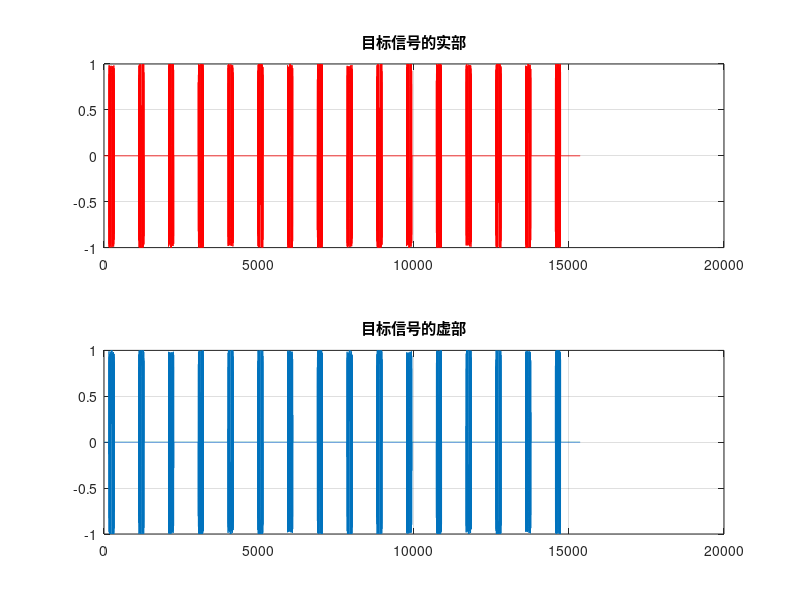
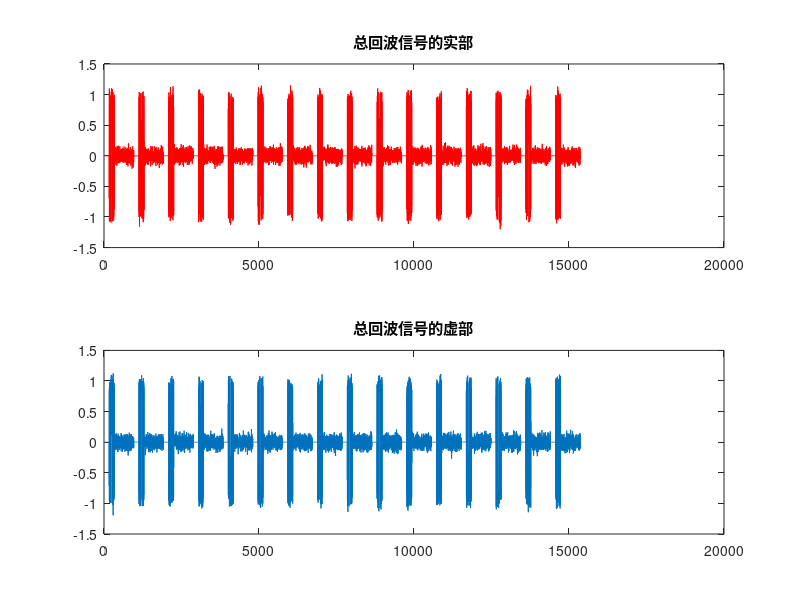
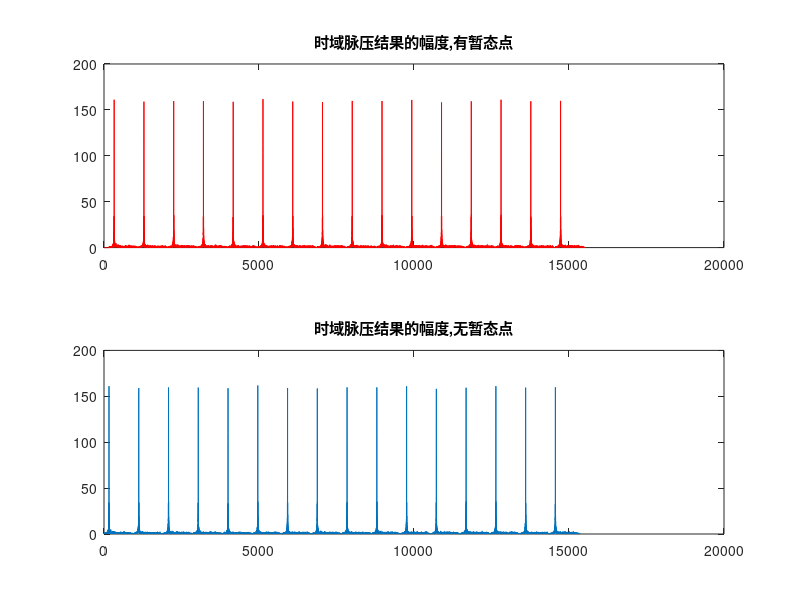
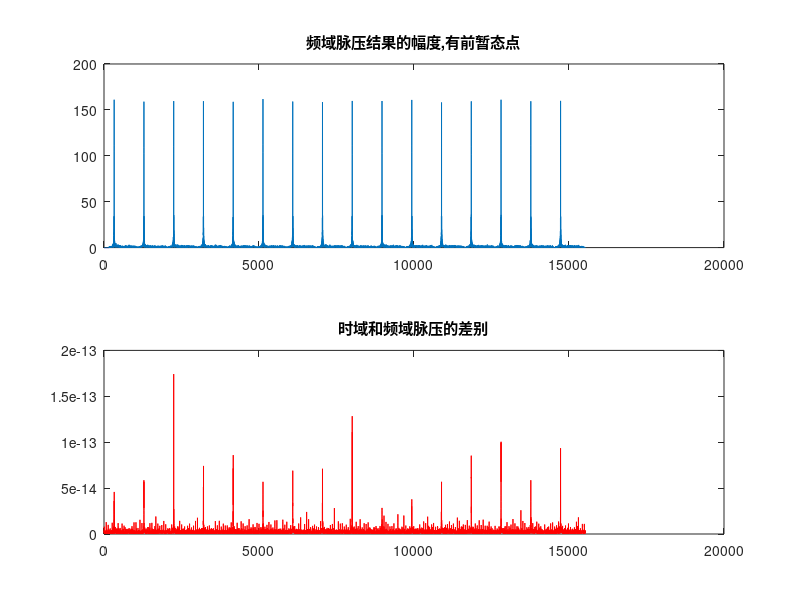

Source code (MATLAB) for these figures, in order:
%===========================================================================================
%????????????该程序完成16个脉冲信号的【脉压、动目标显示/动目标检测（MTI/MTD）】
%?===================================================================================%?
%????????????????????????????????????雷达参数???????????????????????????????????????%?
%?===================================================================================%?
clear
close all
C = 3.0e8;%光速(m/s)?
RF = 3.140e9/2;%雷达射频?1.57GHz?
Lambda = C/RF;%雷达工作波长?
PulseNumber = 16;%回波脉冲数?
BandWidth = 2.0e6;%发射信号带宽?带宽B = 1/τ，τ是脉冲宽度
PulseWidth = 42.0e-6;%发射信号时宽?
PRT = 240e-6;%?雷达发射脉冲重复周期(s),240us对应1/2*240*300 = 36000米最大无模糊距离
PRF = 1/PRT;%雷达发射脉冲频率
Fs = 4.0e6;%采样频率?
NoisePower = -12;%(dB);%噪声功率（目标为0dB）?
%?---------------------------------------------------------------
SampleNumber = fix(Fs*PRT);%计算一个脉冲周期的采样点数480 = 240 * 2 
TotalNumber = SampleNumber*PulseNumber;%总的采样点数480*16 =
BlindNumber = fix(Fs*PulseWidth);%计算一个脉冲周期的盲区-遮挡样点数
%===================================================================================%
%????????????????????????????????????目标参数????????????????????????????????????????
%===================================================================================%

TargetNumber = 4;%目标个数
SigPower = [1 1 1 0.25];%目标功率,无量纲
TargetDistance = [6000 8025 15800 8025];%目标距离,单位m???距离参数为[3000?8025?9000+(Y*10 + Z)*200?8025]
DelayNumber = fix(Fs*2*TargetDistance/C);%?把目标距离换算成采样点（距离门）?fix函数向0靠拢取整
TargetVelocity = [50 0 204 100];%目标径向速度?单位m/s???速度参数为[50?0?(Y*10 + X + Z)*6?100]
TargetFd = 2*TargetVelocity/Lambda;%计算目标多卜勒频移2v/λ


%====================================================================================%
%???????????????????????????????????产生线性调频信号??????????????????????????????????%
%====================================================================================%
number = fix(Fs*PulseWidth);%回波的采样点数 = 脉压系数长度 = 暂态点数目 + 1

if rem(number,2)~=0 %rem求余
    number = number + 1;
end %把number变为偶数

 i = - number/2:1:number/2 - 1;
 Chirp = exp(j*(pi*(BandWidth/PulseWidth)*(i/Fs).^2));%产生复数矩阵Chirp
 coeff = conj(fliplr(Chirp));%把Chirp矩阵翻转并把复数共轭，产生脉压系数
 
 figure(10)
 subplot(2,1,1)
 plot(i/Fs*1e6,real(Chirp));
subplot(2,1,2)
freq = linspace(-Fs/2,Fs/2,number);
plot(freq*1e-6,fftshift(abs(fft(Chirp))));

%-----------------------------产生目标回波串-----------------%
SignalAll = zeros(1,TotalNumber);%所有脉冲的信号,先填0

for k = 1:1 %依次产生各个目标
    SignalTemp = zeros(1,SampleNumber);%一个PRT
    SignalTemp(DelayNumber(k) + 1:DelayNumber(k) + number) = sqrt(SigPower(k))*Chirp;

    %一个脉冲的1个目标（未加多普勒速度）(DelayNumber(k)+1):(DelayNumber(k)+number)
    Signal = zeros(1,TotalNumber);

    for i = 1:PulseNumber%?16个回波脉冲
       Signal((i-1)*SampleNumber + 1:i*SampleNumber) = SignalTemp;%每个目标把16个SignalTemp排在一起
    end

    FreqMove = exp(j*2*pi*TargetFd(k)*(0:TotalNumber - 1)/Fs);%目标的多普勒速度*时间 = 目标的多普勒相移
    Signal = Signal.*FreqMove;%加上多普勒速度后的16个脉冲1个目标
    SignalAll = SignalAll + Signal;%加上多普勒速度后的16个脉冲4个目标
end

%-------------------------产生第4个目标的回波串-------%
%fi = pi/3;
%SignalTemp = zeros(1,SampleNumber);%一个脉冲
%SignalTemp(DelayNumber(4) + 1:DelayNumber(4) + number) = sqrt(SigPower(4))*exp(j*fi)*Chirp;%一个脉冲的1个目标(未加多普勒速度)
%Signal = zeros(1,TotalNumber);
%
%for i = 1:PulseNumber
%    Signal((i-1)*SampleNumber + 1:i*SampleNumber) = SignalTemp;
%end
%
%FreqMove = exp(j*2*pi*TargetFd(4)*(0:TotalNumber-1)/Fs);%目标的多普勒速度*时间 = 目标的多普勒相移
%Signal = Signal.*FreqMove;
%SignalAll = SignalAll + Signal;



figure(2);
subplot(2,1,1);plot(real(SignalAll),'r-');
title('目标信号的实部');
grid on;
zoom on;
subplot(2,1,2);plot(imag(SignalAll));
title('目标信号的虚部');
grid on;
%zoom on;
%====================================================================================%?
%???????????????????????????????????产生系统噪声信号??????????????????????????????????%?
%====================================================================================%?
SystemNoise = normrnd(0,10^(NoisePower/10),1,TotalNumber)+j*normrnd(0,10^(NoisePower/10),1,TotalNumber);
%均值为0，标准差为10^(NoisePower/10)的噪声?
%====================================================================================%?
%???????????????????????????????????总的回波信号?????????????????????????????????????%?
%====================================================================================%?
Echo = SignalAll + SystemNoise;%?+SeaClutter + TerraClutter，加噪声之后的回波?
for i = 1:PulseNumber%在接收机闭锁期,接收的回波为0?
    Echo((i-1)*SampleNumber + 1:(i-1)*SampleNumber + number)=0;%发射时接收为0?
end
figure(3);%加噪声之后的总回波信号?
subplot(2,1,1);plot(real(Echo),'r-');
title('总回波信号的实部');
subplot(2,1,2);plot(imag(Echo));
title('总回波信号的虚部');



%================================时域脉压=================================%
pc_time0 = conv(Echo,coeff);%pc_time0为Echo和coeff的卷积?
pc_time1 = pc_time0(number:TotalNumber + number - 1);%去掉暂态点?number-1个?
figure(4);%时域脉压结果的幅度?
subplot(2,1,1);
plot(abs(pc_time0),'r-');
title('时域脉压结果的幅度,有暂态点');%pc_time0的模的曲线?

subplot(2,1,2);
plot(abs(pc_time1));
title('时域脉压结果的幅度,无暂态点');%pc_time1的模的曲线




%?================================频域脉压=================================%?
Echo_fft = fft(Echo,8192*2);%理应进行TotalNumber + number-1点FFT,但为了提高运算速度,进行了8192点的FFT?
coeff_fft = fft(coeff,8192*2);
pc_fft = Echo_fft.*coeff_fft;
pc_freq0 = ifft(pc_fft);
figure(5);
subplot(2,1,1);
plot(abs(pc_freq0(1:TotalNumber + number-1)));
title('频域脉压结果的幅度,有前暂态点');
subplot(2,1,2);
plot(abs(pc_time0(1:TotalNumber + number-1)-pc_freq0(1:TotalNumber + number-1)),'r');
title('时域和频域脉压的差别');
pc_freq1 = pc_freq0(number:TotalNumber + number-1);%去掉暂态点?number-1个,后填充点若干(8192-number + 1-TotalNumber)?


%================按照脉冲号、距离门号重排数据=================================%
for i = 1:PulseNumber
    pc(i,1:SampleNumber)=pc_freq1((i-1)*SampleNumber + 1:i*SampleNumber);%每个PRT为一行，每行480个采样点的数据
end
figure(6);
plot(abs(pc(1,:)));
title('频域脉压结果的幅度,没有暂态点');

% %================MTI（动目标显示）,对消静止目标和低速目标---可抑制杂波=================================%
% for i = 1:PulseNumber-1 %滑动对消，少了一个脉冲
%     mti(i,:)=pc(i + 1,:)-pc(i,:);
% end
% figure(7);
% mesh(abs(mti));
% title('MTI result');
%================MTD（动目标检测）,区分不同速度的目标，有测速作用=================================%


mtd = zeros(PulseNumber,SampleNumber);

for i = 1:SampleNumber
    buff(1:PulseNumber)=pc(1:PulseNumber,i);
    buff_fft = fft(buff);
    mtd(1:PulseNumber,i)=buff_fft(1:PulseNumber);
end

mtd_amplitude = abs(mtd);

figure(8);
mesh(1:SampleNumber,1:PulseNumber,mtd_amplitude);
title('MTD result');



M = SampleNumber;
N = 10;             % 导前周期数
n_reference = 11;   % CFAR待检单元每侧的参考单元数
n_protect = 2;      % CFAR待检单元每侧的保护单元数
alpha = 2.9;        % CFAR门限因子

%-----------GOCA CFAR---------------------------------------------------------------------------------------------------
for m = 1 : PulseNumber                     % 分别对MTD N-2个通道内的距离点做过门限检测
    
    z = mtd_amplitude(m, :);
    
    for n = 1 : 1 + n_protect         % 待检单元
        b2(n) = mean(z(n + 1 + n_protect : n + n_protect + n_reference));  % 待检单元右侧的参考窗求均值
        d(n) = b2(n);           
    end
    
    for n = 1 + n_protect + 1 : n_reference + n_protect + 1
        b1(n) = mean(z(1 : n - 1 - n_protect));                            % 待检单元左侧的参考窗求均值
        b2(n) = mean(z(n + 1 + n_protect : n + n_protect + n_reference));
        d(n) = max(b1(n), b2(n));                                          % 两侧参考窗均值选大
    end
    
    for n = 1 + n_reference + n_protect + 1 : M - n_reference - n_protect
        b1(n) = mean(z(n - n_protect - n_reference : n - 1 - n_protect));
        b2(n) = mean(z(n + 1 + n_protect : M));
        d(n) = max(b1(n), b2(n));
    end
    
    for n = M - n_reference - n_protect + 1 : M
        b1(n) = mean(z(n - n_protect - n_reference : n - 1 - n_protect));
        b2(n) = mean(z(n + 1 + n_protect : M));
        d(n) = max(b1(n), b2(n));
    end
    
    s_cfar = zeros(1, M);
    
    for n = 1 : M
        
        T(n) = alpha * d(n);                % 第n个距离点的检测门限
        
        if z(n) > T(n)                      % 过门限
            s_cfar(n) = z(n) - T(n);        % 将该距离点的数据置为差值
        end
    end
    
    temp(m, :) = s_cfar;                    % 存储各个通道的检测结果
    
%     figure(m + 40);
%     plot(z, 'r');
%     hold on;
%     plot(T, 'g');
%     xlabel('距离点');
%     grid on;
%     xlim([0, M]);
%     title(['MTD第 ' num2str(m - 1) ' 通道的门限设定']);
%     legend('混合信号', '门限');
%     
%     figure(m + 80);
%     hold off;
%     plot(s_cfar, 'r');
%     xlabel('距离点');
%     grid on ;
%     xlim([0, M]);
%     title(['MTD第 ' num2str(m - 1) ' 通道检测结果']);
end

for  n = 1 : M
    cfar(:, n) = max(temp(:, n));           % 取N个通道中的最大值作为该距离点的检测结果
end


[val,index] = max(cfar);
display('距离 = ');
distance_dec = (index - 1) / Fs * C /2


[sval,s_index] = max(mtd_amplitude(:,index));
fd_dec = (s_index - 1)/PulseNumber/PRT;
display('v = ');
v_dec = fd_dec*Lambda/2

figure(20);
plot(cfar, 'r');
title('GOCA CFAR检测结果');
xlabel('距离点'); 
xlim([0, M]);
grid on ;

        
%=======================================虚实矩阵转换========================================%
% coeff_fft_c = zeros(1,2*8192);
% for i = 1:8192
%     coeff_fft_c(2*i-1)=real(coeff_fft(i));
%     coeff_fft_c(2*i)=imag(coeff_fft(i));
% end
% echo_c = zeros(1,2*TotalNumber);
% for i = 1:TotalNumber
%     echo_c(2*i-1)=real(Echo(i));
%     echo_c(2*i)=imag(Echo(i));
% end

